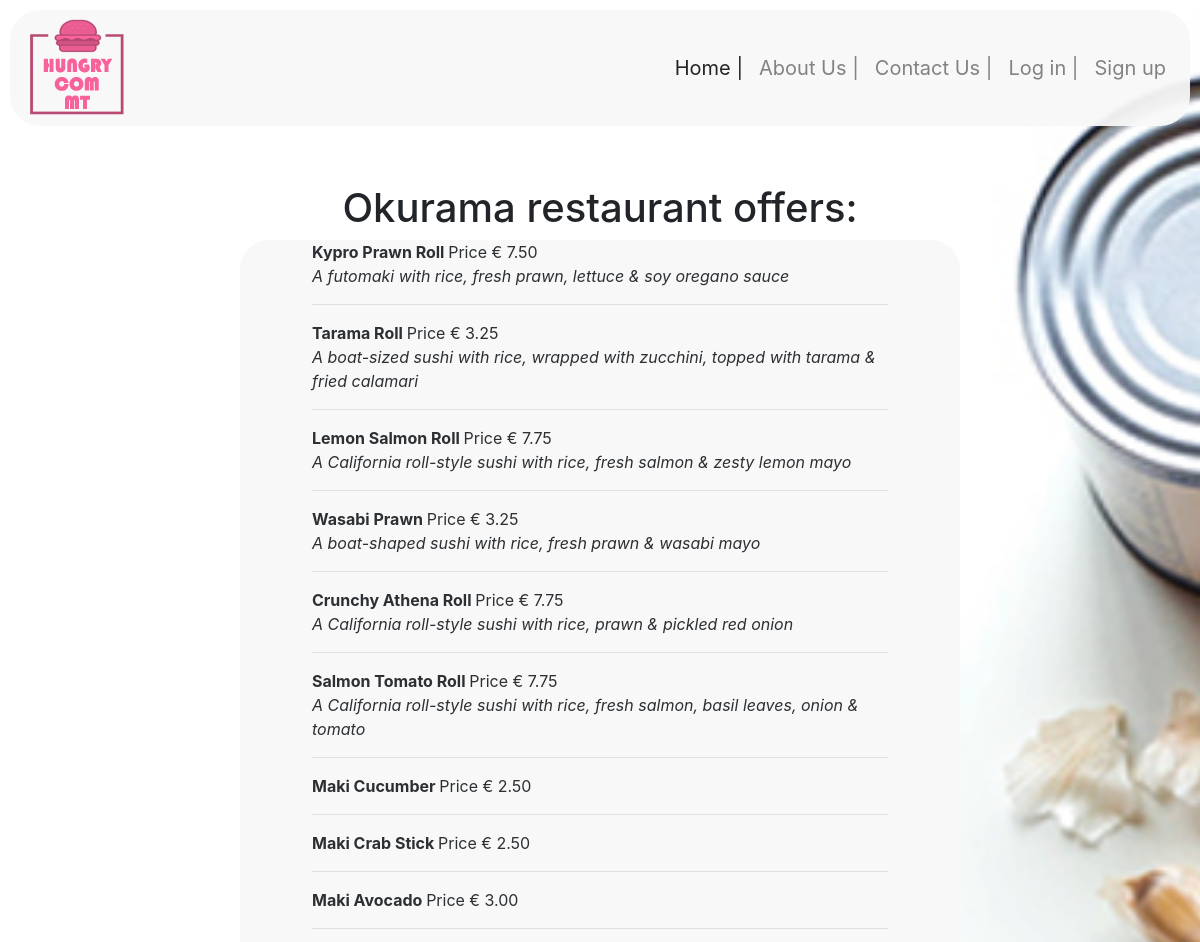
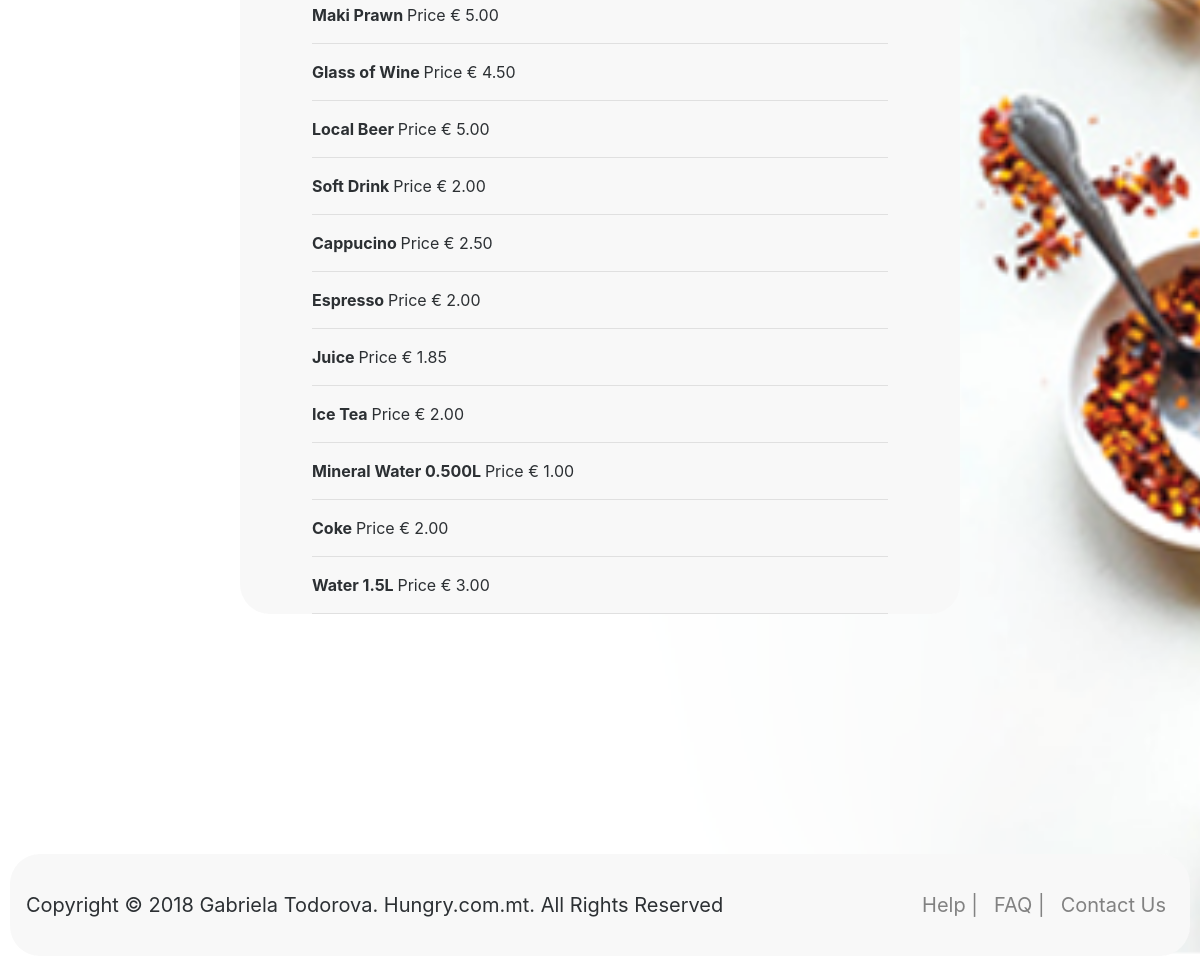
/okurama.php, run on the app's committed database (2 pictures, top to bottom).
### tables this page shows
CREATE TABLE `restaurantitem` (
  `restaurantIId` int(11) NOT NULL,
  `itemId` int(11) NOT NULL
);

CREATE TABLE `item` (
  `itemId` int(11) NOT NULL,
  `itemName` varchar(100) NOT NULL,
  `itemDescription` varchar(300) DEFAULT NULL,
  `itemPrice` float(100,2) NOT NULL,
  `itemQuantity` int(11) NOT NULL
);

### okurama.php (the view, shortened to what this page needs)
<!DOCTYPE html>
<html>
    <head>
        <link rel="stylesheet" href="styles.css" >
        <link rel="stylesheet" href="https://stackpath.bootstrapcdn.com/bootstrap/4.1.1/css/bootstrap.min.css">
    </head>
    <body>
        <div id="container">
            <header>
                <nav class="navbar navbar-expand-lg navbar-light ">
                  <div class="collapse navbar-collapse" id="navbarNav">
                    <img src="images/smalllogo.png" id="logo">
                    <ul class="navbar-nav ml-auto">
                      <li class="nav-item active">
                        <a class="nav-link" href="index.php">Home | </a>
                      </li>
                      <li class="nav-item">
                        <a class="nav-link" href="aboutus.php">About Us |</a>
                      </li>
                      <li class="nav-item">
                        <a class="nav-link" href="contactus.php">Contact Us |</a>
                        <?php
                            if (isset($_SESSION['username']) && (isset($_SESSION['password']))) {
                                echo "<li class='nav-item'>
                        <a class='nav-link' href='basket.php'> Your Basket | </a>
                      </li>
                      <li class='nav-item'>
                        <a class='nav-link' href='logout.php'> Log out  </a>
                      </li>";
                            }
                        else {
                            echo "<li class='nav-item'>
                        <a class='nav-link' href='login.php'>Log in | </a>
                      </li>
                      <li class='nav-item'>
                        <a class='nav-link' href='signup.php'>Sign up  </a>
                      </li>";
                        }
                        ?>
                    </ul>
                  </div>
                </nav>
            </header>
            <br><br>
            <h1><center>Okurama restaurant offers: </center></h1>
            <div id="main">
                 <?php
                $conn = mysqli_connect('localhost', 'root','','hungry', '3307') or die('Cannot connect to DB');
                $query = "select restaurantitem.itemId, item.itemName, item.itemDescription, item.itemPrice from item left join restaurantitem on item.itemId = restaurantitem.itemId
                where restaurantitem.restaurantIId=6";
                $result =mysqli_query($conn,$query);
                while($row = mysqli_fetch_assoc($result)) {
                    echo "<form method='POST' action='okurama.php'><b>$row[itemName] </b> Price &#x20AC; $row[itemPrice] <br>";
                    if (isset($_SESSION['username']) && (isset($_SESSION['password']))) {
                          echo "<i>$row[itemDescription]</i> <br> <input type='submit' name='$row[itemId]' id='$row[itemId]' value='Add To Basket'><hr/></form> ";
                      } else {
                        echo "<i>$row[itemDescription]</i> <hr> </form>";
                    }
                }
                ?>
            </div>
            <div class="push"></div>
            <footer>
                <nav class="navbar navbar-expand-lg navbar-light ">
                  <div class="collapse navbar-collapse" id="navbarNav">
                   Copyright &copy; 2018 Gabriela Todorova. Hungry.com.mt. All Rights Reserved
                    <ul class="navbar-nav ml-auto">
                      <li class="nav-item">
                        <a class="nav-link" href="help.php">Help | </a>
                      </li>
                      <li class="nav-item">
                        <a class="nav-link" href="faq.php"> FAQ |</a>
                      </li>
                      <li class="nav-item">
                        <a class="nav-link" href="contactus.php">Contact Us </a>
                      </li>
                    </ul>
                  </div>
                </nav>
            </footer>
        </div>
    </body>
</html>

### styles.css (style rules this page uses)
#logo { float:left; }
nav { font-size: 20px; }
footer, .push { padding-top: 20px; padding-bottom: 20px; margin: 100px; }
header, footer, #main, h5 { background-color: #F8F8F8; opacity: 0.95; border-radius: 30px; margin: 10px; }
#container { background-image: url("images/one.png"); min-height: 800px; background-attachment: fixed; background-position: center; background-repeat: no-repeat; background-size: cover; margin-bottom: -100px; }
#main { width: 60%; margin:auto; }
form { width: 80%; margin: auto; }

### data on the page
restaurantitem: itemId.itemName "Kypro Prawn Roll", itemId.itemPrice "7.50", itemId.itemDescription "A futomaki with rice, fresh prawn, lettuce & soy oregano sauce"
restaurantitem: itemId.itemName "Tarama Roll", itemId.itemPrice "3.25", itemId.itemDescription "A boat-sized sushi with rice, wrapped with zucchini, topped with tarama & fried calamari"
restaurantitem: itemId.itemName "Lemon Salmon Roll", itemId.itemPrice "7.75", itemId.itemDescription "A California roll-style sushi with rice, fresh salmon & zesty lemon mayo"
restaurantitem: itemId.itemName "Wasabi Prawn", itemId.itemPrice "3.25", itemId.itemDescription "A boat-shaped sushi with rice, fresh prawn & wasabi mayo"
restaurantitem: itemId.itemName "Crunchy Athena Roll", itemId.itemPrice "7.75", itemId.itemDescription "A California roll-style sushi with rice, prawn & pickled red onion"
restaurantitem: itemId.itemName "Salmon Tomato Roll", itemId.itemPrice "7.75", itemId.itemDescription "A California roll-style sushi with rice, fresh salmon, basil leaves, onion & tomato"
restaurantitem: itemId.itemName "Maki Cucumber", itemId.itemPrice "2.50"
restaurantitem: itemId.itemName "Maki Crab Stick", itemId.itemPrice "2.50"
restaurantitem: itemId.itemName "Maki Avocado", itemId.itemPrice "3.00"
restaurantitem: itemId.itemName "Maki Prawn", itemId.itemPrice "5.00"
restaurantitem: itemId.itemName "Glass of Wine", itemId.itemPrice "4.50"
restaurantitem: itemId.itemName "Local Beer", itemId.itemPrice "5.00"
restaurantitem: itemId.itemName "Soft Drink", itemId.itemPrice "2.00"
restaurantitem: itemId.itemName "Cappucino", itemId.itemPrice "2.50"
restaurantitem: itemId.itemName "Espresso", itemId.itemPrice "2.00"
restaurantitem: itemId.itemName "Juice", itemId.itemPrice "1.85"
restaurantitem: itemId.itemName "Ice Tea", itemId.itemPrice "2.00"
restaurantitem: itemId.itemName "Mineral Water 0.500L", itemId.itemPrice "1.00"
restaurantitem: itemId.itemName "Coke", itemId.itemPrice "2.00"
restaurantitem: itemId.itemName "Water 1.5L", itemId.itemPrice "3.00"
